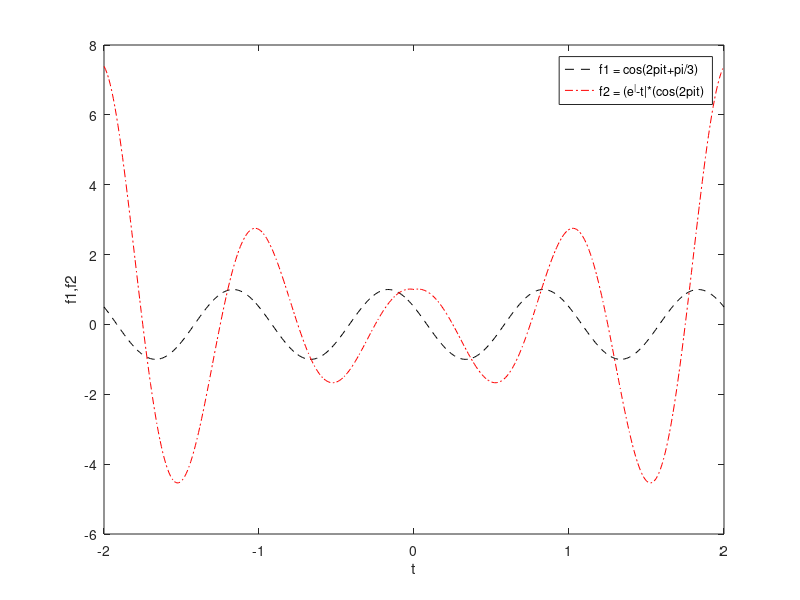

MATLAB code to generate this figure:
%% Problem 1
x=(1/sqrt(21))+((12^2)-2)/(36+log(5))
y=2;
z=(x/y)+(log(x)*log10(y))+(x^y)
%% Problem 2
A=[2,3,7;1,5,6];
B=[1,2,3;4,5,6];
C=[1+i,2;3,4+i;5,6];
x=A+B
y=B+2
z=A-C'
a=A.*B
b=A./B
%% Problem 3
t=[-2:0.01:2];
f1=cos(2*pi*t+pi/3);
f2=(exp(abs(-t))).*(cos(2*pi*t));
plot(t,f1,'k--')
hold on;
plot(t,f2,'r-.')
legend('f1 = cos(2pit+pi/3)','f2 = (e^|-t|*(cos(2pit)')
ylabel('f1,f2')
xlabel('t')
%% Problem 4
x=linspace(1,90,20)
%% Problem 5
sequence = 0;
x= 1;
y= 30;
while y > 0
    sequence = sequence + (x/y);
    x = x+1;
    y = y-1;
end
sequence

%% Problem 6
p = input('Enter a number for pennies: ');
n = input('Enter a number for nickles: ');
d = input('Enter a number for dimes: ');
q = input('Enter a number for quarters: ');
total = p+(q*25)+(n*5)+(d*10);
if total == 100
    'You have a dollar'
elseif total > 100
    'You have more than a dollar'
else 
    'You have less than one dollar'
end 
